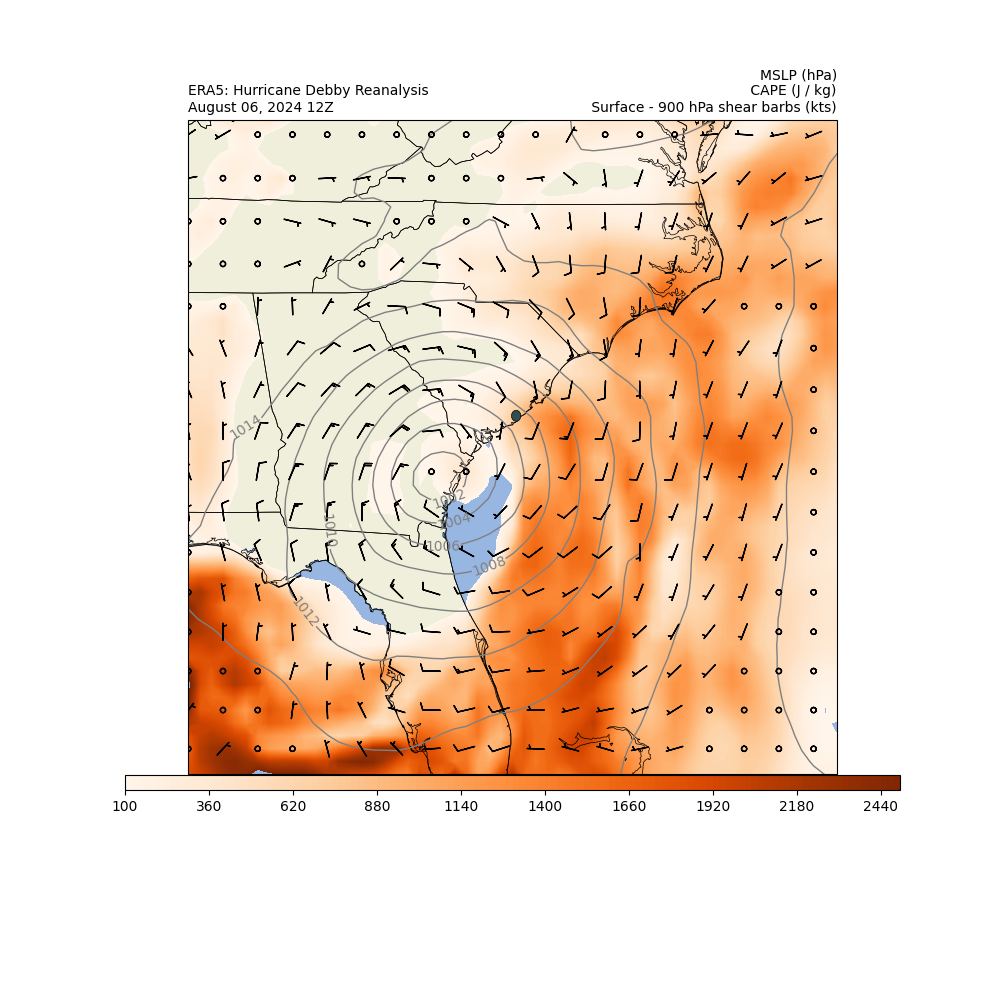

Reproduce this figure in Python.
# Import statements
import numpy as np
import pandas as pd
import xarray as xr
import cartopy.feature as cfeat
import cartopy.crs as ccrs
from shapely.geometry import Point
from cartopy.feature import ShapelyFeature
from datetime import datetime
import metpy.calc as mpcalc
from metpy.units import units
from metpy.plots.declarative import (BarbPlot, ContourPlot, FilledContourPlot,
                                     MapPanel, PanelContainer, PlotObs)

# Ignore warnings to keep code clean, errors will still print
import warnings
warnings.filterwarnings('ignore')

nc1 = 'Slvl-avg.nc'
nc2 = 'Slvl-instant.nc'
nc3 = 'Plvl.nc'

# Sets the geographic region to just the continental United States
#Lat/Lon window of interest for North America (Change these)
x1 =    -150            # West
x2 =     -60            # East
y1 =      20            # South
y2 =      55            # North

# Open and slice the first netCDF (Single level averages)
ds1 = xr.open_dataset( nc1 )
ds1 = ds1.sel(latitude = slice( y2, y1 ),
              longitude = slice( 360 + x1, 360 + x2 ) )

# Open and slice the second netCDF (Single level instantaneous)
ds2 = xr.open_dataset( nc2 )
ds2 = ds2.sel(latitude = slice( y2, y1 ),
              longitude = slice( 360 + x1, 360 + x2 ) )

# Open and slice the third netCDF (Pressure level)
ds3 = xr.open_dataset( nc3 )
ds3 = ds3.sel(latitude = slice( y2, y1 ),
              longitude = slice( 360 + x1, 360 + x2 ) )

ds = xr.merge( [ds1, ds2, ds3] )

print(ds)

# Lat/Long reference for Charleston, SC
loc1 = [32.7833, -79.9320]

# Create a geo-referenced point of Charleston
loc_geom = Point( loc1[1], loc1[0] ).buffer(0.1)
loc_feat1 = ShapelyFeature( [loc_geom], ccrs.PlateCarree(), 
                            facecolor = 'darkslategrey' )

# Wind Shear calculations
# Using Surface to 900 hPa as its the best approximation for 0-1000m wind shear

ds['u900hPa'] = ds['u'].sel( pressure_level = 900 )
ds['v900hPa'] = ds['v'].sel( pressure_level = 900 )

ds['ushear'] = (ds['u900hPa'] - ds['u10']) * units('kts')
ds['vshear'] = (ds['v900hPa'] - ds['v10']) * units('kts')

# Use pandas to convert time coordinate into datetime object (DO NOT CHANGE)
plot_time = pd.to_datetime(ds['valid_time'].values[0])

# Convert time to string for plot tite (DO NOT CHANGE)
time_str = plot_time.strftime("%B %d, %Y %HZ") 

# Figure Name String 
plot_type = f'Sfc-2m-KEY'

# String to pass to right-hand side label (You will need to change this one!)
param_str = ( f'MSLP (hPa)\n CAPE (J / kg)\n Surface - 900 hPa shear barbs (kts)' )

#-----------------------------------------------------------------------------
# Mean surface level pressure (hPa)
#-----------------------------------------------------------------------------
# Define the contour intervals 
cntr_min = 950                        # Min value
cntr_max = 1050                       # Max value
cntr_int = 2                          # Contour interval

# Create an array of evenly-spaced values (i.e., contour values) and convert to list
cntr_interval = np.arange(cntr_min, cntr_max +
                          cntr_int, cntr_int).tolist()

# Set attributes for contours 
cntr1 = ContourPlot()                       # Contour plot object
cntr1.data = ds                             # Dataset
cntr1.field = 'msl'                          # Data array to plot 
cntr1.time = plot_time                      # Temporal coordinate
cntr1.contours = cntr_interval              # Contour interval  
cntr1.linewidth = 1                        # Contour widths
cntr1.linecolor = 'grey'                       # Contour color
cntr1.linestyle = 'solid'                   # Contour linestlye
cntr1.plot_units = 'hPa'                    # Plotting units
cntr1.clabels = True                        # Show labels logic

#-----------------------------------------------------------------------------
# Convective available potential energy (J / kg)
#-----------------------------------------------------------------------------
# Define filled contour interval
cfill_min = 100                    # Min value
cfill_max = 2500                   # Max value
cfill_int = 20                     # Contour interval

# Create an array of evenly-spaced values (i.e., contour values) and convert to list
cfill_interval = np.arange(cfill_min, cfill_max +
                           cfill_int, cfill_int).tolist()  


# Set attributes for plotting color-filled contours 
cfill = FilledContourPlot()                # Filled contour object
cfill.data = ds                            # Dataset
cfill.field = 'cape'                       # Data array
cfill.scale = 1                            # Conversion scale for data array values
cfill.time = plot_time                     # Temporal coordinate
cfill.contours = cfill_interval            # Filled contour interval
cfill.colormap = 'Oranges'                 # Filled contour colormap
cfill.colorbar = 'horizontal'              # Colorbar location
cfill.plot_units = 'J / kg'                # Plotting units

#-----------------------------------------------------------------------------
# Sfc - 900 hPa wind shear (approximates 0-1000m shear) (kts)
#-----------------------------------------------------------------------------
# Wind Barb skipping value
skip_val = 3

# Set attributes for wind barb plotting 
barbs = BarbPlot()                         # Wind Barb object
barbs.data = ds                            # Dataset
barbs.barblength = 5                       # Length of wind barbs
barbs.field = ['ushear', 'vshear']         # Vector-Component Data arrays
barbs.time = plot_time                     # Temporal coordinate
barbs.skip = (skip_val, skip_val)          # Plotting intervals of barbs
barbs.color = 'k'
barbs.plot_units = 'kt'                    # Plotting Units

#-----------------------------------------------------------------------------
# Mapping Parameters
#-----------------------------------------------------------------------------
# Set the attributes for the map and add our data to the map
panel = MapPanel()                                               # Map Panel object
panel.layout = (1,1,1)                                           # Subplot layout
panel.left_title = (f'ERA5: Hurricane Debby Reanalysis\n{time_str}' )               # Map title (left-hand side)
panel.right_title = ( param_str )                                # Map title (right-hand side)
panel.area = [-87, -73, 38, 26]                                  # Plotting extent
panel.projection = 'mer'                                         # Map projection
panel.layers = ['coastline', 'land', 'ocean',
                 'usstates', 'borders', loc_feat1]               # Cartopy features for basemap (You will need to add more here!)
panel.layers_edgecolor = ['k', 'k']                              # Cartopy feature edge color
panel.layers_linewidth = [0.5, 0.5]                              # Cartopy feature line width
panel.plots = [cntr1, cfill, barbs]                              # Plotting objects to render on map


#-----------------------------------------------------------------------------
# Pull everything together to generate the figure (DONT CHANGE ANYTHING BELOW HERE)
#-----------------------------------------------------------------------------
# Set figure attributes to plot our data on
pc = PanelContainer()                                            # Panel Container object
pc.size = (10, 10)                                               # Figure Size (in.)
pc.panels = [panel]                                              # Panels to add to figure
pc.show()
pc.save( f'Debby Mesoscale Setup.png' )                          # Save figure to cwd